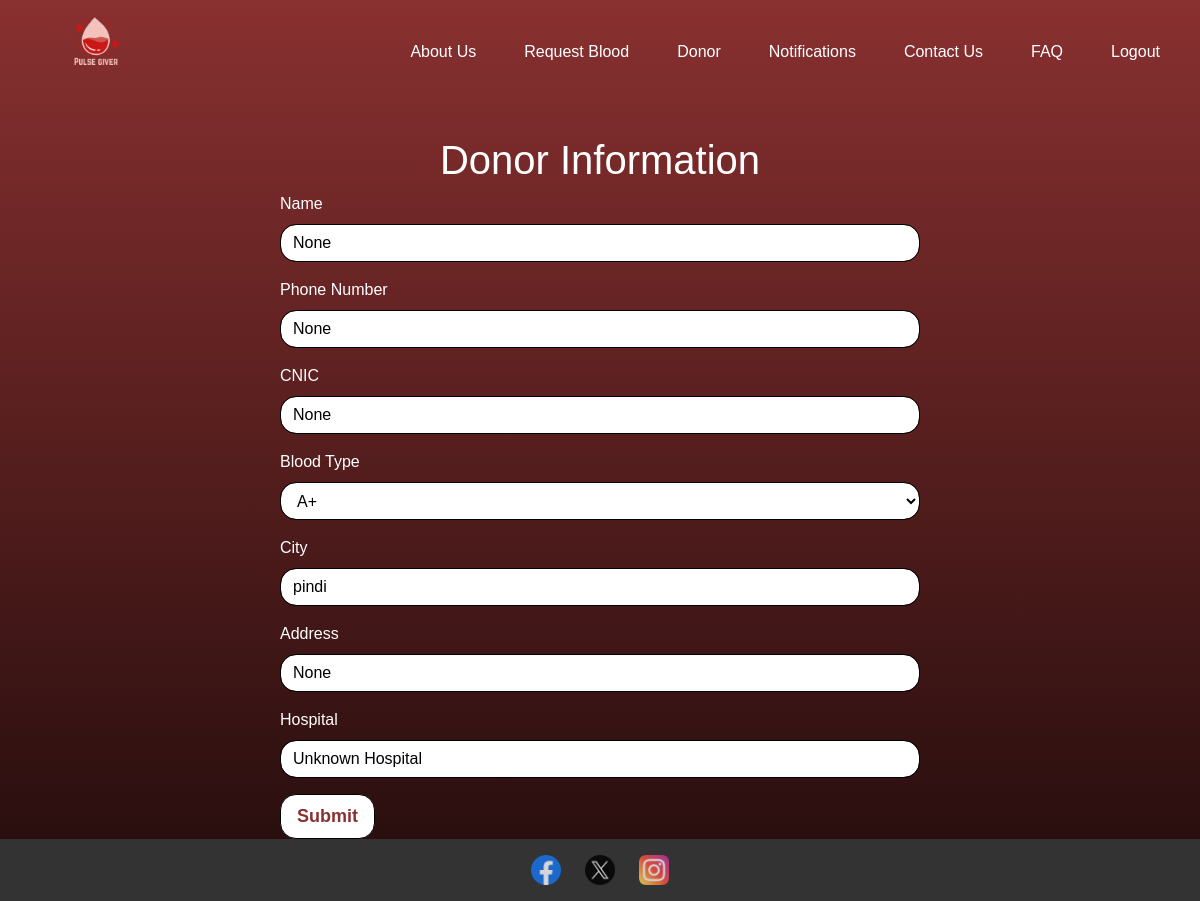
/volunteer/ (signed in), run on the app's committed database.
### donation/models.py (models this page shows, shortened)
class Donor(models.Model):
    user = models.OneToOneField(settings.AUTH_USER_MODEL, on_delete=models.CASCADE)
    name = models.CharField(max_length=150)
    phone = models.CharField(max_length=20)
    cnic = models.CharField(max_length=20)
    blood_type = models.CharField(max_length=3)
    city = models.CharField(max_length=100)
    address = models.TextField()
    hospital = models.CharField(max_length=255, default='Unknown Hospital')
    has_notification = models.BooleanField(default=False)

### donation/views.py (the view)
# urls.py: path('volunteer/', views.volunteer_view, name='volunteer'),
@login_required
def volunteer_view(request):
    try:
        donor = Donor.objects.get(user=request.user)
    except Donor.DoesNotExist:
        donor = None
    if request.method == 'POST':
        form = DonorForm(request.POST, instance=donor)
        if form.is_valid():
            donor = form.save(commit=False)
            donor.user = request.user
            donor.save()
            return redirect('home')
    else:
        form = DonorForm(instance=donor)
    return render(request, 'donation/volunteer.html', {'form': form})

### donation/forms.py
class DonorForm(forms.ModelForm):
    class Meta:
        model = Donor
        fields = ['name', 'phone', 'cnic', 'blood_type', 'city', 'address','hospital']

### templates/donation/volunteer.html (shortened to what this page needs)
{% extends 'base.html' %}
{% block content %}
<div class="container mt-5 d-flex flex-column justify-content-center align-items-center">
    <h1 class="white">Donor Information</h1>
    <form method="post" novalidate>
        <div class="form-group">
            <label for="name" class="white">Name</label>
            <input type="text" class="form-control" id="name" name="name" value="{{ form.name.value }}" required>
        </div>
        <div class="form-group">
            <label for="phone" class="white">Phone Number</label>
            <input type="text" class="form-control" id="phone" name="phone" value="{{ form.phone.value }}" required>
        </div>
        <div class="form-group">
            <label for="cnic" class="white">CNIC</label>
            <input type="text" class="form-control" id="cnic" name="cnic" value="{{ form.cnic.value }}" required>
        </div>
        <div class="form-group">
            <label for="blood_type" class="white">Blood Type</label>
            <select class="form-control" id="blood_type" name="blood_type" required>
                <option value="A+" {% if form.blood_type.value == 'A+' %}selected{% endif %}>A+</option>
            </select>
        </div>
        <div class="form-group">
            <label for="city" class="white">City</label>
            <input type="text" class="form-control" id="city" name="city" value="{{ form.city.value }}" required>
        </div>
        <div class="form-group">
            <label for="address" class="white">Address</label>
            <input type="text" class="form-control" id="address" name="address" value="{{ form.address.value }}" required>
        </div>
        <div class="form-group">
            <label for="hospital" class="white">Hospital</label>
            <input type="text" class="form-control" id="hospital" name="hospital" value="{{ form.hospital.value }}" required>
        </div>
        <button type="submit" class="btn login-btn">Submit</button>
    </form>
</div>
{% endblock %}

### templates/donation/volunteer.html (style rules this page uses)
.white { color: white; }
.form-control { border: 1px solid black; border-radius: 1rem; background-color: #928787; width: 40rem; color: white; }
.login-btn { border: 1px solid black; border-radius: 1rem; padding: 0.5rem 1rem; background-color: white; color: #893030; font-size: 18px; font-weight: bold; }

### templates/base.html (style rules this page uses)
body, html { margin: 0; padding: 0; height: 100%; background: linear-gradient(180deg, #893030 0%, #230C0C 100%); font-family: 'Khula', sans-serif; }
.form-control { border: 1px solid black; border-radius: 1rem; background-color: white; color: black; }
.login-btn { border: 1px solid black; border-radius: 1rem; padding:0.5rem 1rem; background-color: white; color: #893030; font-size: 18px; font-weight: bold; }
.white { color:white; }

### data on the page
Donor: name "None", phone "None", cnic "None", blood_type "A+", city "pindi", address "None", hospital "Unknown Hospital"
